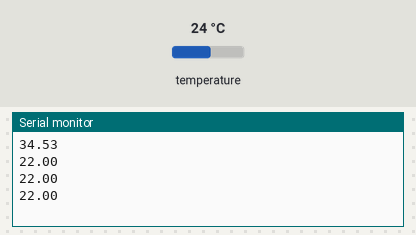
This sketch was run on a simulated Arduino Uno, built with avr-gcc and run on an emulated ATmega328P. Parts: the last lines printed to the serial monitor. Wiring (inferred from the names in the program): MPU-6050 motion sensor at I2C address 0x68. The test bench sets the inputs (shaded band); at power-on: temperature 24 °C.

Above: at 1.8 s.
1.9 s: temperature set to 12 °C
At 2.3 s:
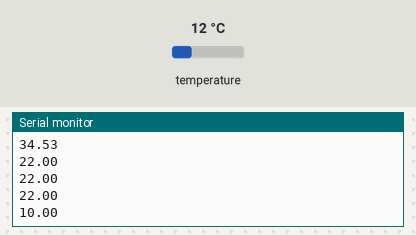
3.4 s: temperature set to 19 °C
At 3.9 s:
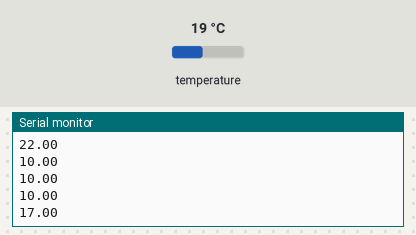
Timing chart, 0 to 6.4 s (numbered marks = the images above; inputs shaded):
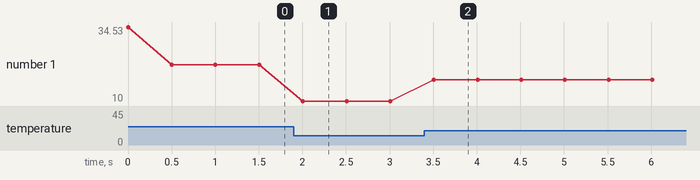

The sketch:

MPU6050.ino
```cpp
#include<Wire.h>
void MPU6050_Init()
{
Wire.beginTransmission(0x68);
Wire.write(0x6B);
Wire.write(0);
 Wire.endTransmission(true);
}
void MPU6050_ReadData()
{
Wire.beginTransmission(0x68);
Wire.write(0x41);
Wire.requestFrom(0x68, 2, true);
Wire.endTransmission(true);
int val = Wire.read() << 8 | Wire.read();
double temp = (double) val / 340 + 34.53;
Serial.println(temp);
}
void setup() {
  // put your setup code here, to run once:
  Wire.begin();
  Serial.begin(9600);
  MPU6050_Init();
}

void loop() {
  // put your main code here, to run repeatedly:
  MPU6050_ReadData();
  delay(500);
}
```

Measured:
- after the input at 1.9 s, the serial monitor: prints a new line after 0.11 s (image 1)
- after the input at 3.4 s, the serial monitor: prints a new line after 0.11 s (image 2)
- plotted number 1: 22 → 10 after the input at 1.9 s, 10 → 17 after the input at 3.4 s
